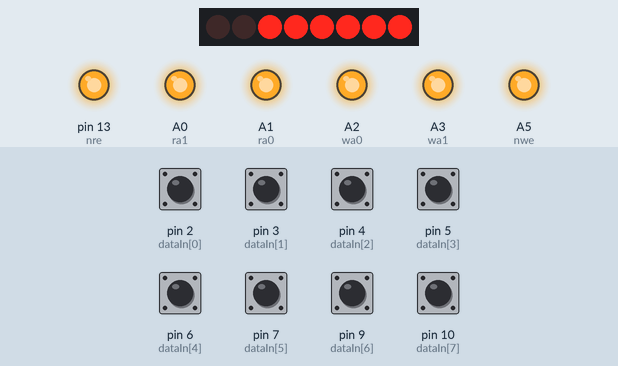
The sketch below on a simulated Arduino Uno, built with avr-gcc and run on an emulated ATmega328P. Shown: 8 shift-register outputs drawn as a row of LEDs (first output left, lit = HIGH), output pins drawn as LEDs (lit = HIGH). Wiring (inferred from the names in the program): shift register (74HC595): data pin 11; shift clock pin 12; latch pin 8. Wiring (inferred from the signals the program sends): row of LEDs: on Q0, Q1, Q2, Q3, Q4, Q5, Q6, Q7. Inputs (shaded band) come from the test bench; at power-on: pin 2 (dataIn[0]), pin 3 (dataIn[1]), pin 4 (dataIn[2]), pin 5 (dataIn[3]), pin 6 (dataIn[4]), pin 7 (dataIn[5]), pin 9 (dataIn[6]), pin 10 (dataIn[7]) HIGH. Pins used as bus, display or sensor lines are not drawn; what the sketch prints to the serial monitor is not drawn.

Above: at 0.2 s.
Timing chart, 0 to 1.7 s (numbered marks = the images above):
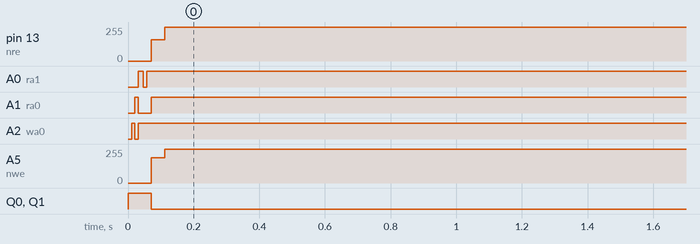

The sketch:

HC670.ino
```cpp
#define latchPin 8
#define clockPin 12
#define dataPin 11

int dataIn[] = {2, 3, 4, 5, 6, 7, 9, 10};

#define ra0 A1
#define ra1 A0
#define wa0 A2
#define wa1 A3

#define nwe A5
#define nre 13

void writeWA(uint8_t a) {
  digitalWrite(wa0, a & 0b1);
  digitalWrite(wa1, a & 0b10);
}

void writeRA(uint8_t a) {
  digitalWrite(ra0, a & 0b1);
  digitalWrite(ra1, a & 0b10);
}

void writeData(uint8_t data) {
  digitalWrite(latchPin, LOW);
  shiftOut(dataPin, clockPin, MSBFIRST, data);
  digitalWrite(latchPin, HIGH);
}

uint8_t readData() {
  uint8_t data = 0;

  for (int i = 0; i < 8; i++) {
    data |= (digitalRead(dataIn[i]) << i);
  }

  return data;
}

#define writeon digitalWrite(nwe, LOW)
#define writeoff digitalWrite(nwe, HIGH)

#define readon digitalWrite(nre, LOW)
#define readoff digitalWrite(nre, HIGH)

void setup() {
  Serial.begin(9600);

  // put your setup code here, to run once:
  pinMode(latchPin, OUTPUT);
  pinMode(clockPin, OUTPUT);
  pinMode(dataPin, OUTPUT);

  for (int i  = 0; i < 8; i++) {
    pinMode(dataIn[i], INPUT_PULLUP);
  }

  pinMode(ra0, OUTPUT);
  pinMode(ra1, OUTPUT);
  pinMode(wa0, OUTPUT);
  pinMode(wa1, OUTPUT);
  pinMode(nre, OUTPUT);
  pinMode(nwe, OUTPUT);

  bool passes = true;

  readoff;

  uint8_t zeroes = readData();
  Serial.println(zeroes);
  readon;
  if (zeroes != 0xff) {
    passes = false;
  }

  for (int i = 0; i < 4; i++) {
    writeWA(i);
    writeon;
    writeData(i);
    delay(10);
    writeoff;

    writeRA(i);
    Serial.println(readData());
  }

  for (int i = 0; i < 4; i++) {
    readon;
    delay(5);
    writeRA(i);
    uint8_t data = readData();
    Serial.println(data);
    if (data != i) {
      passes = false;
    }
    readoff;
  }


  if (!passes) {
    Serial.println("Tests failed");
  } else {
    Serial.println("All passed.");
  }
}


void loop() {

}
```

Measured:
- by itself, pin 13 (nre), A5 (nwe): 0/255 → 255/255 at 0.07 s
- by itself, A1 (ra0): HIGH → LOW at 0.03 s, → HIGH 0.04 s later
- by itself, Q0, Q1: HIGH → LOW at 0.07 s
